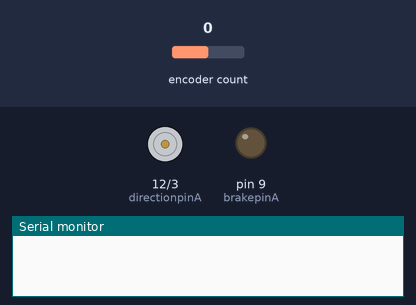
Recording of a sketch running on a simulated Arduino Uno, built with avr-gcc and run on an emulated ATmega328P. Shown: direction and speed pins drawn as motors (green arrow = direction pin HIGH = forward, orange = LOW = backward, longer = more drive), output pins drawn as LEDs (lit = HIGH), the last lines printed to the serial monitor. The test bench sets the inputs (shaded band); at power-on: encoder count 0.

Above: at 0.1 s.
At 3.2 s:
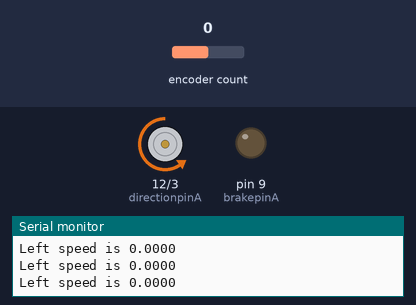
3.3 s: encoder count set to 1
At 4.4 s:
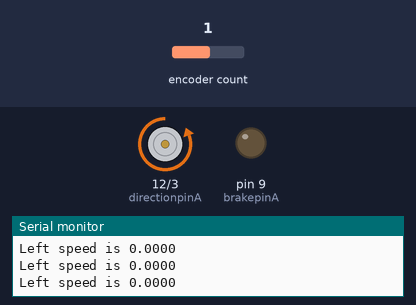
5.3 s: encoder count set to 0
Timing chart, 0 to 8.3 s (numbered marks = the images above; inputs shaded):
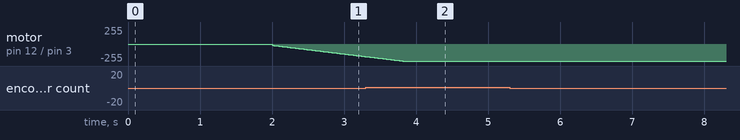

The sketch:

PID_TEST.ino
```cpp
#include <Encoder.h>
#include <PID_v1.h>
#include <util/atomic.h>

Encoder LeftEncoder(21,20);

const unsigned long timePeriod = 1;   // sampling time for speed in milliseconds      1 better
unsigned long startTime;
long startLeft;
long startRight;
const unsigned int countsperRev = 632; // same for both left and right
const float speedRatio = 23.7342;

static int directionpinA = 12 ;
static int pwmpinA = 3 ;
static int brakepinA = 9 ;

double Setpoint, Input, Output;

double Kp = 17, Ki = 600, Kd = 0;
volatile float Leftspeed;

PID LeftMotor(&Input, &Output, &Setpoint, Kp, Ki, Kd, DIRECT);

// receiving variables
const byte numChars = 32;
char receivedChars[numChars];   // an array to store the received data

boolean newData = false;

double dataNumber = 0;             // new for this version


void setup() {
    pinMode(directionpinA, OUTPUT);
    pinMode(pwmpinA, OUTPUT);
    pinMode(brakepinA, OUTPUT);

    Input = 0;
    Setpoint = 1;   // revs per second, direction pin Low is forward

    Serial.begin(9600);
    delay(2000);
    startLeft = LeftEncoder.read();
    startTime = millis();
    LeftMotor.SetMode(AUTOMATIC);
    LeftMotor.SetSampleTime(timePeriod * 5);

    if(Setpoint < 0){
        digitalWrite(directionpinA,HIGH);
        LeftMotor.SetControllerDirection(REVERSE);
    }
    else{
        digitalWrite(directionpinA,LOW);
        LeftMotor.SetControllerDirection(DIRECT);
    }
}

long oldLeft = -999;

void loop() {
    // put your main code here, to run repeatedly:
    unsigned long now = millis();
    long newLeft = LeftEncoder.read();

    if ( now - startTime >= timePeriod ) {
        // time to calculate average encoder speed
        Leftspeed = (newLeft - startLeft) / (float)(timePeriod * 1e-3 * countsperRev * speedRatio)  ;
        Serial.print( "Left speed is ");
        Serial.println( Leftspeed, 4 );
        startTime = now;
        startLeft = newLeft;
    }

    Input = Leftspeed;
    LeftMotor.Compute();
    analogWrite(pwmpinA, Output);

    recvWithEndMarker();
}

void recvWithEndMarker() {
    static byte ndx = 0;
    char endMarker = '\n';
    char rc;

    if (Serial.available() > 0) {
        rc = Serial.read();

        if (rc != endMarker) {
            receivedChars[ndx] = rc;
            ndx++;
            if (ndx >= numChars) {
                ndx = numChars - 1;
            }
        }
        else {
            receivedChars[ndx] = '\0'; // terminate the string
            ndx = 0;
            newData = true;
        }

        dataNumber = atof(receivedChars);
        Setpoint = dataNumber;
    }
}
```

Encoder_funcs.cpp
```cpp
#include "Encoder_funcs.h"

Wheels::Wheels(int leftA, int leftB, int rightA, int rightB):LeftEncoder(leftA,leftB),RightEncoder(rightA,rightB){
    this->deltaT = 1; // sampling time for the speed in milliseconds
    this-> countsperRev = 633;  // encoder counts per revolution
}

Wheels::~Wheels(){
    ~this->newLeft;
    ~this->newRight;
    ~this->startLeft;
    ~this->startRight;

    ~this->deltaT;
    ~this->startTime;
    ~this->countsperRev;
}

// intialises the values for start time and first left and right positions
void Wheels::startTimer(){
    // Serial.begin(9600);  only for debugging
    this->startTime = millis();
    this->startLeft = this->LeftEncoder.read();
    this->startRight = this->RightEncoder.read();
}

// calculates the speeds for both encoders
void Wheels::computeSpeeds(){
    unsigned long now = millis();
    this->newLeft = this->LeftEncoder.read();
    this->newRight = this->RightEncoder.read();

    if( now - this->startTime >= this->deltaT) {

        this->leftSpeed = (this->newLeft - this->startLeft) / (float)(this->deltaT * 1e-3 * this->countsperRev );
        this->rightSpeed = (this->newRight - this->startRight) / (float)(this->deltaT * 1e-3 * this->countsperRev );

        // Serial.print("Left Speed: ");    only for debugging
        // Serial.print(this->leftSpeed);
        // Serial.print("  Right Speed: ");
        // Serial.println(this->rightSpeed);

        this->startTime = now;
        this->startLeft = this->newLeft;
        this->startRight = this->newRight;
    }
}

// returns left wheel speed
float Wheels::getLeftSpeed(bool unit){
    if(unit){
        return this->leftSpeed; // this is in revolutions per second
    }
    else{
        return this->leftSpeed * 0.06 * M_PI;   // in metres per second
    }
}

// returns right wheel speed
float Wheels::getRightSpeed(bool unit){
    if(unit){
        return this->rightSpeed; // this is in revolutions per second
    }
    else{
        return this->rightSpeed * 0.06 * M_PI;   // in metres per second
    }
}
```

Encoder_funcs.h
```cpp
#ifndef Encoder_funcs_h
#define Encoder_funcs_h

#include <Arduino.h>
#include <math.h>
#include <Encoder.h>

class Wheels
{
public:
    Wheels(int leftA, int leftB, int rightA, int rightB);    // initialisation
    ~Wheels();   //destructor

    void computeSpeeds(); // calculate speeds
    void startTimer();
    float getLeftSpeed(bool unit);
    float getRightSpeed(bool unit);

private:

    volatile long newLeft, newRight;
    volatile long startLeft, startRight;
    volatile float leftSpeed;
    volatile float rightSpeed;

    Encoder LeftEncoder;
    Encoder RightEncoder;

    unsigned long deltaT; // sampling time period for speed in ms
    unsigned long startTime;
    unsigned int countsperRev;    // same for L and R
    float speedRatio;
};


#endif
```
